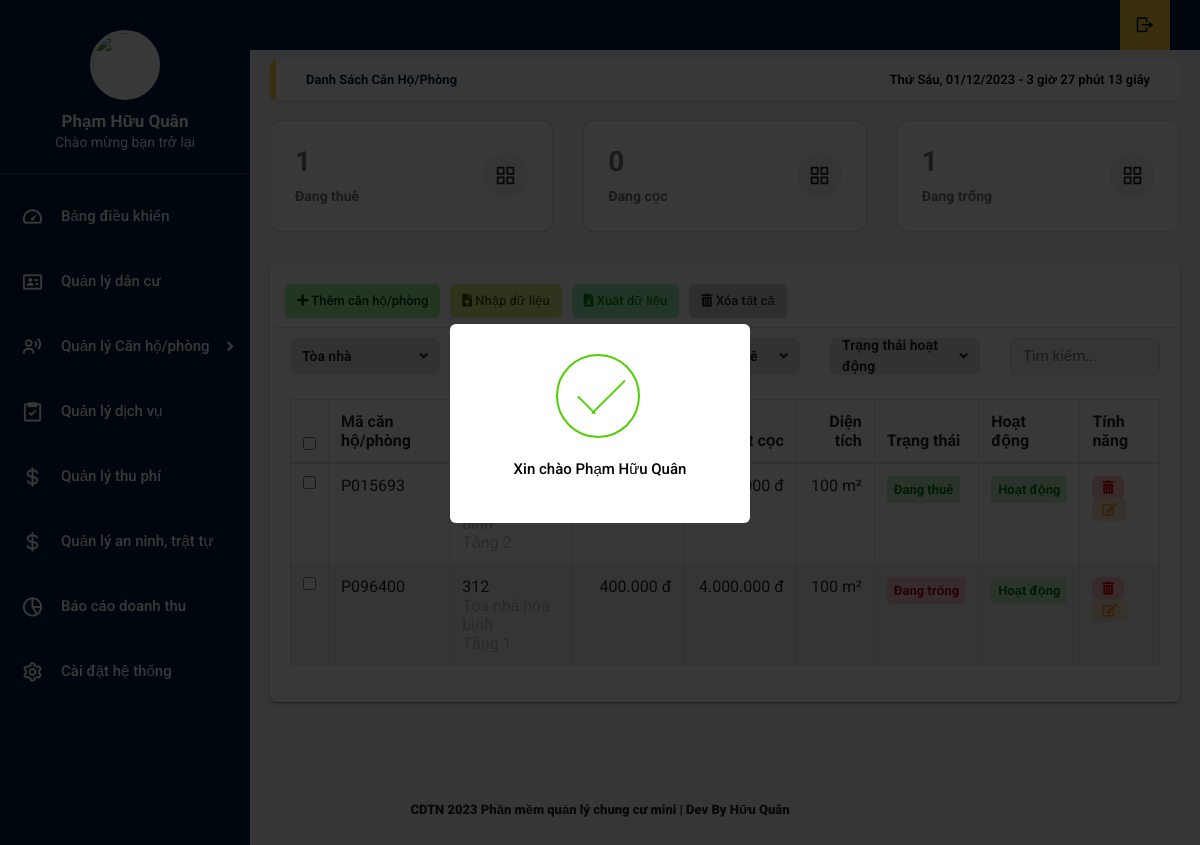
Screenshot of /home.php?title=canho_phong (signed in) with the database file from the repository.
### tables this page shows
CREATE TABLE `tb_canho_phong` (
  `id_canho_phong` int(11) NOT NULL,
  `ten_canho_phong` varchar(50) NOT NULL,
  `ma_canho_phong` varchar(50) NOT NULL,
  `id_toanha` int(11) DEFAULT NULL,
  `so_nguoi_o` int(11) NOT NULL,
  `tienthue_canho_phong` decimal(10,0) NOT NULL,
  `tiencoc_canho_phong` decimal(10,0) NOT NULL,
  `dientich_canho_phong` double NOT NULL,
  `trangthai_canho_phong` int(11) NOT NULL,
  `tinhtrang_canho_phong` int(11) NOT NULL,
  `id_tang` int(11) DEFAULT NULL
);

### function.php (called while the page is built, shortened)
<?php
    function convertToVietnameseCurrency($amount) {
        $formattedAmount = number_format($amount, 0, ',', '.');
        return $formattedAmount;
    }

### doc/main/danh_sach_canho_phong.php (the view, shortened to what this page needs)
<?php
   include_once './function.php';
  $sqlcount = "SELECT COUNT(*) FROM tb_canho_phong WHERE tb_canho_phong.trangthai_canho_phong = 1;";
  $sqlcountON = "SELECT COUNT(*) FROM tb_canho_phong WHERE tb_canho_phong.trangthai_canho_phong = 2;";
  $sqlcountOFF = "SELECT COUNT(*) FROM tb_canho_phong WHERE tb_canho_phong.trangthai_canho_phong  = 0;";
  $querycount = mysqli_query($conn, $sqlcount);
  $querycountON = mysqli_query($conn, $sqlcountON);
  $querycountOFF = mysqli_query($conn, $sqlcountOFF);
  $count = mysqli_fetch_array($querycount);
  $countON = mysqli_fetch_array($querycountON);
  $countOFF = mysqli_fetch_array($querycountOFF);
?>
<main class="app-content">
<div class="app-title">
      <ul class="app-breadcrumb breadcrumb side">
        <li class="breadcrumb-item active"><a href="#"><b>Danh sách căn hộ/phòng</a></li>
      </ul>
      <div id="clock"></div>
    </div>
<div data-v-6ea5fee4="" class="row match-height">
  <div data-v-6ea5fee4="" class="col-md-4 col-lg-4 col-6">
    <div data-v-6ea5fee4="" class="card">
      <div class="card-body d-flex justify-content-between align-items-center">
        <div class="truncate">
          <h2 class="mb-25 font-weight-bolder text-secondary"> <?php echo $count['COUNT(*)'] ?> </h2>
          <span class="text-secondary">Đang thuê</span>
        </div>
        <span class="b-avatar badge-light-secondary rounded-circle" style="width: 45px; height: 45px;">
          <span class="b-avatar-custom">
          </span>
        </span>
      </div>
    </div>
  </div>
  <div data-v-6ea5fee4="" class="col-md-4 col-lg-4 col-6">
    <div data-v-6ea5fee4="" class="card">
      <div class="card-body d-flex justify-content-between align-items-center">
        <div class="truncate">
          <h2 class="mb-25 font-weight-bolder text-secondary"> <?php echo $countON['COUNT(*)'] ?> </h2>
          <span class="text-secondary">Đang cọc</span>
        </div>
        <span class="b-avatar badge-light-secondary rounded-circle" style="width: 45px; height: 45px;">
          <span class="b-avatar-custom">
          </span>
        </span>
      </div>
    </div>
  </div>
  <div data-v-6ea5fee4="" class="col-md-4 col-lg-4 col-6">
    <div data-v-6ea5fee4="" class="card">
      <div class="card-body d-flex justify-content-between align-items-center">
        <div class="truncate">
          <h2 class="mb-25 font-weight-bolder text-secondary"> <?php echo $countOFF['COUNT(*)'] ?> </h2>
          <span class="text-secondary">Đang trống</span>
        </div>
        <span class="b-avatar badge-light-secondary rounded-circle" style="width: 45px; height: 45px;">
          <span class="b-avatar-custom">
          </span>
        </span>
      </div>
    </div>
  </div>
</div>
    <div class="row">
      <div class="col-md-12">
        <div class="tile">
          <div class="tile-body">
            <div class="row element-button">
              <div class="col-sm-2">
              <a class="btn btn-add btn-sm" href="#" title="Thêm"><i class="fas fa-plus"></i>
                  Thêm căn hộ/phòng</a>
              </div>
              <div class="col-sm-2">
                <a class="btn btn-delete btn-sm nhap-tu-file" type="button" title="Nhập" onclick="myFunction(this)"><i
                    class="fas fa-file-upload"></i> Nhập dữ liệu</a>
              </div>
              <div class="col-sm-2">
                <a class="btn btn-excel btn-sm" href="" title="In"><i class="fas fa-file-excel"></i> Xuất dữ liệu</a>
              </div>
              <div class="col-sm-2">
                <a class="btn btn-delete btn-sm" type="button" title="Xóa" onclick="myFunction(this)"><i
                    class="fas fa-trash-alt"></i> Xóa tất cả </a>
              </div>
            </div>
            <div data-v-6ea5fee4="" class="row">
              <div data-v-6ea5fee4="" class="col">
                <div data-v-6ea5fee4="">
                  <fieldset class="form-group" id="__BVID__428">
                    <div class="table_search">
                      <div class="wrapper toannhaOptionselect">
                                        <div class="select-btn">
                                          <span>Tòa nhà</span>
                                          <i class="fas fa-angle-down"></i>
                                        </div>
                         </div>
                    </div>
                </fieldset>
                </div>
              </div>
              <div data-v-6ea5fee4="" class="col">
                <div data-v-6ea5fee4="">
                  <fieldset class="form-group" id="__BVID__434">
                    <div class="table_search">
                    <div class="wrapper tangOptionselect">
                                        <div class="select-btn">
                                          <span>Tầng</span>
                                        </div>
                                      </div>
                    </div>
                  </fieldset>
                </div>
              </div>
              <div data-v-6ea5fee4="" class="col">
                <fieldset data-v-6ea5fee4="" class="form-group" id="__BVID__440">
                  <div class="table_search">
                  <div class="wrapper statusthueoption">
                                        <div class="select-btn">
                                          <span>Trạng thái thuê</span>
                                          <i class="fas fa-angle-down"></i>
                                        </div>
                          </div>
                  </div>
                </fieldset>
              </div>
              <div data-v-6ea5fee4="" class="col">
                <fieldset data-v-6ea5fee4="" class="form-group" id="__BVID__446">
                  <div class="table_search">
                  <div class="wrapper statushoatdongoption">
                                        <div class="select-btn">
                                          <span>Trạng thái hoạt động</span>
                                          <i class="fas fa-angle-down"></i>
                                        </div>
                          </div>
                  </div>
                </fieldset>
              </div>
              <div data-v-6ea5fee4="" class="col search-input-apartment">
                <input data-v-6ea5fee4="" type="text" placeholder="Tìm kiếm..." class="form-control">
              </div>
            </div>
            <table class="table table-hover table-bordered js-copytextarea" cellpadding="0" cellspacing="0" border="0"
              id="">
              <thead>
                      <tr>
                        <th width="10"><input type="checkbox" id="all"></th>
                        <th width="150">Mã căn hộ/phòng</th>
                        <th width="150">Tên căn hộ/phòng</th>
                        <th width="130" class="text-right">Giá thuê</th>
                        <th width="130" class="text-right">Đặt cọc</th>
                        <th width="100" class="text-right">Diện tích</th>
                        <th width="100">Trạng thái</th>
                        <th width="100">Hoạt động</th>
                        <th width="100">Tính năng</th>
                      </tr>
              </thead>
              <tbody id="tbhtml">
              <?php
                    $sql = "SELECT tb_canho_phong.*, tb_toanha.ten_toanha , tb_tang.ten_tang
                    FROM `tb_canho_phong`
                    JOIN tb_toanha ON tb_canho_phong.id_toanha = tb_toanha.id_toanha
                    JOIN tb_tang ON tb_canho_phong.id_tang = tb_tang.id_tang";
                      $query = mysqli_query($conn, $sql);
                      if(mysqli_num_rows($query) > 0){
                      while ($row = mysqli_fetch_array($query)) {
                    ?>
                <tr id="row_<?php echo $row['id_canho_phong']; ?>">
                  <td width="10"><input type="checkbox" name="check1" value="1"></td>
                  <td class="ma_phong"><?php echo $row['ma_canho_phong']; ?></td>
                  <td class="ten_can_phong">
                    <?php echo $row['ten_canho_phong']; ?>
                    <br>
                    <span class="text-muted ten_toanha"><?php echo $row['ten_toanha']; ?></span>
                    <br>
                    <span class="text-muted ten_tang">Tầng <?php echo $row['ten_tang']; ?> </span>
                  </td>
                  <td class="text-right tienthue"><?php echo convertToVietnameseCurrency($row['tienthue_canho_phong']); ?> đ</td>
                  <td class="text-right tiencoc"><?php echo convertToVietnameseCurrency($row['tiencoc_canho_phong']); ?> đ</td>
                  <td class="text-right dientich"><?php echo convertToVietnameseCurrency($row['dientich_canho_phong']); ?> m²</td>
                  <td class="trangthai_thue">
                      <?php
                          if($row['trangthai_canho_phong'] == 1){
                            echo '<span class="badge bg-success" style="font-size: 13px;"><b class="span_pending">Đang thuê</b></span>';
                          }else if($row['trangthai_canho_phong'] == 0){
                            echo '<span class="badge bg-danger" style="font-size: 13px;"><b class="span_pending">Đang trống</b></span>';
                          }else if($row['trangthai_canho_phong'] == 2){
                            echo '<span class="badge bg-primary" style="font-size: 13px;"><b class="span_pending">Sắp chuyển đi</b></span>';
                          }
                        ?>
                  </td>
                  <td class="trangthai_hoatdong">
                      <?php
                        if($row['tinhtrang_canho_phong'] == 1){
                          echo '<span class="badge bg-success" style="font-size: 13px;"><b class="span_pending">Hoạt động</b></span>';
                        }else if($row['tinhtrang_canho_phong'] == 0){
                          echo '<span class="badge bg-danger" style="font-size: 13px;"><b class="span_pending">Không hoạt động</b></span>';
                        }
                        else if($row['tinhtrang_canho_phong'] == 2){
                          echo '<span class="badge bg-primary" style="font-size: 13px;"><b class="span_pending">Đang sửa chữa</b></span>';
                        }
                      ?>
                  </td>
                  <td class="table-td-center">
                    <button class="btn btn-primary btn-sm trash" type="button" title="Xóa" id="btn-delete"
                    data-id="<?php echo $row['id_canho_phong']  ?>"><i class="fas fa-trash-alt"></i>
                    </button>
                    <button class="btn btn-primary btn-sm edit" type="button" title="Sửa" id="btn-edit"
                      data-toggle="modal" data-target="#ModalUP" data-id="<?= $row['id_canho_phong'] ?>"><i class="fas fa-edit"></i>
                    </button>
                  </td>
                </tr>
                <?php
                    }
                  }else{
                    echo '<td valign="top" colspan="10" class="dataTables_empty" style="text-align: center;">Không tìm thấy kết quả</td>';
                  }
                    ?>
              </tbody>
            </table>
          </div>
        </div>
      </div>
    </div>
</main>

### rows the page displays
tb_canho_phong: ma_canho_phong "P015693", dientich_canho_phong "100", trangthai_canho_phong "Đang thuê", tinhtrang_canho_phong "Hoạt động"
tb_canho_phong: ma_canho_phong "P096400", ten_canho_phong "312", tienthue_canho_phong "400.000", tiencoc_canho_phong "4.000.000", dientich_canho_phong "100", trangthai_canho_phong "Đang trống", tinhtrang_canho_phong "Hoạt động"

### other values shown
$_SESSION['ten_hien_thi'] "Phạm Hữu Quân"
$count['COUNT(*)'] "1"
$countON['COUNT(*)'] "0"
$countOFF['COUNT(*)'] "1"
